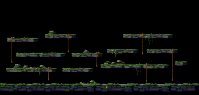
#> input picture assets/minimaps/Map_Rocky_Overlook_4.png, 199 x 95 px
$ python graph_waypoints.py assets/minimaps/Map_Rocky_Overlook_4.png
#> lines starting #> are read from the running program, lines starting #| are printed output that depends on the picture; after the words box and inside, x2 and y2 are one past the last pixel; in counts of white or black regions, pixels touching at a corner belong together
### src/map/waypoints_from_map.py
"""
Waypoints from map images: platform-centroid logic (same as mark_platform_centers.py).
Used by auto routine to derive waypoints from the matched minimap PNG.

If waypoints appear shifted (e.g. 50px too low), the map image may have a border the
in-game minimap doesn't. Use crop_top/crop_bottom/crop_left/crop_right (pixels), or
generate corrected waypoints with graph_waypoints.py and save as *_waypoints.json.
"""
import json
import os
import re
import cv2
import numpy as np

try:
    import pytesseract
    _PYTESSERACT_IMPORTED = True
except ImportError:
    pytesseract = None
    _PYTESSERACT_IMPORTED = False

# [22 lines left out: function load_map_image_for_match, not called in this run]


# Same constants as mark_platform_centers.py
BG_THRESHOLD = 15  # Increased from 5 to catch darker platforms
ERODE_SIZE = 2  # Reduced from 3 to preserve platform detection
MIN_PLATFORM_AREA = 30
MIN_ASPECT_RATIO = 2.0  # Platforms must be at least 2x wider than tall
PLATFORM_SHIFT_UP = 10  # Shift the lowest 3 waypoints up by this many pixels


def waypoints_from_map_image(
    img,
    crop_top=0,
    crop_bottom=0,
    crop_left=0,
    crop_right=0,
):
    """
    Compute platform centers from a map image (BGR or BGRA), return as relative (0-1) waypoints.
    Filters platforms by aspect ratio to exclude non-platform blobs.
    For the bottom-most platform, generates 3 waypoints at 1/4, 1/2, and 3/4 of its width.
    Only the lowest 3 waypoints (by y) are shifted up by PLATFORM_SHIFT_UP pixels.
    Coordinates are normalized by the content region after cropping (so crop compensates for
    borders that would otherwise shift points).
    :param img: numpy array (H, W, 3 or 4) from cv2.imread
    :param crop_top: pixels to exclude from top (use e.g. 50 if map has top border)
    :param crop_bottom: pixels to exclude from bottom
    :param crop_left: pixels to exclude from left
    :param crop_right: pixels to exclude from right
    :return: list of {"x": float, "y": float} in 0-1
    """
    if img is None:
        return []
    if img.ndim == 3 and img.shape[2] == 4:
        img = img[:, :, :3]
    gray = cv2.cvtColor(img, cv2.COLOR_BGR2GRAY)
    _, binary = cv2.threshold(gray, BG_THRESHOLD, 255, cv2.THRESH_BINARY)
    kernel = np.ones((ERODE_SIZE, ERODE_SIZE), np.uint8)
    eroded = cv2.erode(binary, kernel)
    num_labels, labels, stats, centroids = cv2.connectedComponentsWithStats(eroded)
    h_img, w_img = gray.shape[:2]

    # Content region after crop (same as game minimap if borders match)
    w_content = w_img - crop_left - crop_right
    h_content = h_img - crop_top - crop_bottom
    if w_content <= 0 or h_content <= 0:
        w_content, h_content = w_img, h_img
        crop_left = crop_right = crop_top = crop_bottom = 0

    # First pass: collect all valid platforms with aspect ratio filtering
    valid_platforms = []
    for i in range(1, num_labels):
        area = stats[i, cv2.CC_STAT_AREA]
        width = stats[i, cv2.CC_STAT_WIDTH]
        height = stats[i, cv2.CC_STAT_HEIGHT]
        x = stats[i, cv2.CC_STAT_LEFT]
        y = stats[i, cv2.CC_STAT_TOP]

        # Filter by area
        if area < MIN_PLATFORM_AREA:
            continue

        # Calculate aspect ratio and filter
        aspect_ratio = width / height if height > 0 else 0
        if aspect_ratio < MIN_ASPECT_RATIO:
            continue

        cx, cy = centroids[i]
        valid_platforms.append({
            'index': i,
            'cx': cx,
            'cy': cy,
            'x': x,
            'y': y,
            'width': width,
            'height': height,
            'area': area,
        })

    # Find the bottom-most platform (highest y-coordinate)
    bottom_platform_index = None
    if valid_platforms:
        bottom_platform = max(valid_platforms, key=lambda p: p['cy'])
        bottom_platform_index = bottom_platform['index']

    # Second pass: generate waypoints (unshifted); we'll shift only the lowest 3
    waypoints_raw = []
    for platform in valid_platforms:
        i = platform['index']
        cx = platform['cx']
        cy = platform['cy']
        x = platform['x']
        width = platform['width']

        if i == bottom_platform_index:
            # Bottom platform: 3 points at 1/4, 1/2, and 3/4 of width
            positions = [0.25, 0.5, 0.75]
            for pos_fraction in positions:
                px = x + width * pos_fraction
                py = cy
                waypoints_raw.append({
                    "px": px, "py": py,
                    "is_bottom_platform": True
                })
        else:
            # Regular platform: single center point
            px = cx
            py = cy
            waypoints_raw.append({
                "px": px, "py": py,
                "is_bottom_platform": False
            })

    # Find indices of the 3 waypoints with highest y (lowest on map); only those get shifted up
    indices_to_shift = sorted(
        range(len(waypoints_raw)),
        key=lambda idx: waypoints_raw[idx]["py"],
        reverse=True
    )[:3]
    for idx in indices_to_shift:
        waypoints_raw[idx]["py"] -= PLATFORM_SHIFT_UP

    # Normalize to 0-1 relative to content region (preserve original waypoint order)
    waypoints = []
    for w in waypoints_raw:
        x_rel = (w["px"] - crop_left) / w_content
        y_rel = (w["py"] - crop_top) / h_content
        waypoints.append({
            "x": round(x_rel, 4),
            "y": round(y_rel, 4),
            "is_bottom_platform": w["is_bottom_platform"]
        })
    return waypoints


# [32 lines left out: function waypoints_from_map_path, not called in this run]


# OCR: region where map name appears (top 20% height, left 40% width)
_OCR_ROI_WIDTH_FRAC = 0.40
_OCR_ROI_HEIGHT_FRAC = 0.20
_OCR_MATCH_MIN_SCORE = 0.5  # minimum score to accept OCR match (word overlap / containment)
# Default Windows Tesseract path when not on PATH (fail gracefully if missing)
_TESSERACT_CMD_WINDOWS = r"C:\Program Files\Tesseract-OCR\tesseract.exe"


# [110 lines left out: functions _is_ocr_available, _asset_filename_to_map_name, _normalize_for_match, _read_text_from_roi_ocr, _best_matching_asset_ocr, find_matching_map, not called in this run]

### graph_waypoints.py
"""
Draw waypoints (x, y in 0-1) on a map image to verify positions.
Use this to check if points are shifted (e.g. 50px too low) and tune crop_* or regenerate.

Usage (from project root):
  python graph_waypoints.py assets/minimaps/Map_Rocky_Overlook_4.png
  python graph_waypoints.py assets/minimaps/Map_Rocky_Overlook_4.png --waypoints Map_Rocky_Overlook_4_waypoints.json
  python graph_waypoints.py assets/minimaps/Map_Rocky_Overlook_4.png --crop-top 50

Output: same path with _waypoints_drawn.png
"""
import argparse
import json
import os
import sys

import cv2
import numpy as np

# Allow importing from src when run from project root
sys.path.insert(0, os.path.dirname(os.path.abspath(__file__)))
from src.map.waypoints_from_map import waypoints_from_map_image, waypoints_from_map_path


def draw_waypoints_on_image(map_path, waypoints, crop_top=0, crop_bottom=0, crop_left=0, crop_right=0):
    """
    Draw circles at each (x, y) on the map. (x, y) are 0-1 relative to the *content* region
    after crop (same convention as waypoints_from_map). So we draw at:
      px = crop_left + x * (w - crop_left - crop_right)
      py = crop_top  + y * (h - crop_top - crop_bottom)
    If waypoints were computed with no crop, crop_* are 0 and we draw at (x*w, y*h).
    """
    img = cv2.imread(map_path)
    if img is None:
        print(f"Could not load {map_path}")
        return None
    h, w = img.shape[:2]
    w_content = w - crop_left - crop_right
    h_content = h - crop_top - crop_bottom
    if w_content <= 0 or h_content <= 0:
        w_content, h_content = w, h
        crop_left = crop_right = crop_top = crop_bottom = 0
    out = img.copy()
    radius = max(8, min(w, h) // 80)
    for i, wp in enumerate(waypoints):
        x_rel = wp["x"]
        y_rel = wp["y"]
        px = int(round(crop_left + x_rel * w_content))
        py = int(round(crop_top + y_rel * h_content))
        cv2.circle(out, (px, py), radius, (0, 0, 255), 2)
        cv2.putText(out, str(i), (px - 6, py + 5), cv2.FONT_HERSHEY_SIMPLEX, 0.4, (255, 255, 255), 1)
    return out


def main():
    ap = argparse.ArgumentParser(description="Draw waypoints on a map image to verify (x,y).")
    ap.add_argument("map_path", help="Path to map PNG (e.g. assets/minimaps/Map_Rocky_Overlook_4.png)")
    ap.add_argument("--waypoints", "-w", help="Path to waypoints JSON (default: compute from map or use *_waypoints.json)")
    ap.add_argument("--crop-top", type=int, default=0, help="Crop this many pixels from top when computing waypoints")
    ap.add_argument("--crop-bottom", type=int, default=0)
    ap.add_argument("--crop-left", type=int, default=0)
    ap.add_argument("--crop-right", type=int, default=0)
    ap.add_argument("--output", "-o", help="Output image path (default: <map_base>_waypoints_drawn.png)")
    args = ap.parse_args()

    if not os.path.exists(args.map_path):
        print(f"File not found: {args.map_path}")
        return 1

    crop_top = crop_bottom = crop_left = crop_right = 0
    if args.waypoints and os.path.exists(args.waypoints):
        with open(args.waypoints, "r") as f:
            waypoints = json.load(f)
        print(f"Loaded {len(waypoints)} waypoints from {args.waypoints} (drawn at x*w, y*h)")
    else:
        # Compute waypoints (optionally with crop via _crop.json or CLI)
        base, _ = os.path.splitext(args.map_path)
        crop_path = base + "_crop.json"
        crop = {}
        if os.path.exists(crop_path):
            with open(crop_path, "r") as f:
                crop = json.load(f)
        crop_top = crop.get("crop_top", args.crop_top)
        crop_bottom = crop.get("crop_bottom", args.crop_bottom)
        crop_left = crop.get("crop_left", args.crop_left)
        crop_right = crop.get("crop_right", args.crop_right)
        img = cv2.imread(args.map_path)
#> img is the input picture: shape (95, 199, 3); mean B, G, R 8.4, 10.3, 9
        waypoints = waypoints_from_map_image(
            img,
            crop_top=crop_top,
            crop_bottom=crop_bottom,
            crop_left=crop_left,
            crop_right=crop_right,
        )
#> in waypoints_from_map_image, `gray = cv2.cvtColor(img, cv2.COLOR_BGR2GRAY)`:
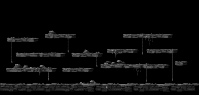
#> gray: shape (95, 199); min 0, max 140, mean 9.7
#> in waypoints_from_map_image, `_, binary = cv2.threshold(gray, BG_THRESHOLD, 255, cv2.THRESH_BINARY)`:
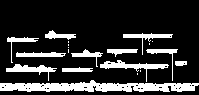
#> binary: shape (95, 199); 18.6% white; 20 white regions (8 under 20 px), largest, box (x1, y1, x2, y2) and area: (0, 80, 199, 92) 1502, (100, 60, 169, 82) 366, (6, 64, 57, 81) 284
#> in waypoints_from_map_image, `eroded = cv2.erode(binary, kernel)`:
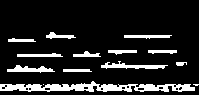
#> eroded: shape (95, 199); 13.1% white; 14 white regions (2 under 20 px), largest, box (x1, y1, x2, y2) and area: (0, 81, 195, 92) 1134, (101, 61, 168, 69) 249, (7, 65, 55, 73) 205
#> in waypoints_from_map_image, `num_labels, labels, stats, centroids = cv2.connectedComponentsWithStat..`:
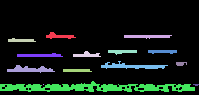
#> labels: shape (95, 199) int32; 15 distinct labels, from 0 to 14; one colour per label, 0 black
#> in waypoints_from_map_image, `num_labels, labels, stats, centroids = cv2.connectedComponentsWithStat..`: num_labels = 15; stats = 15 rows, first 6: [0, 0, 199, 95, 16434], [46, 32, 30, 7, 107], [124, 35, 48, 4, 142], [8, 38, 28, 4, 83], [73, 51, 28, 6, 98], [108, 50, 29, 5, 95]; centroids = 15 rows, first 8: [99.87, 43.54], [58.74, 35.69], [146.9, 36.01], [20.57, 39.95], [86.38, 54.54], [121.6, 51.18], [162.1, 51.11], [39.27, 54.96]
#> the loop in waypoints_from_map_image, `for i in range(1, num_labels):` made 14 passes
#> (area, width, height, x, y, aspect_ratio, cx, cy) on passes 1 to 8: (107, 30, 7, 46, 32, 4.29, 58.74, 35.69), (142, 48, 4, 124, 35, 12, 146.9, 36.01), (83, 28, 4, 8, 38, 7, 20.57, 39.95), (98, 28, 6, 73, 51, 4.67, 86.38, 54.54), (95, 29, 5, 108, 50, 5.8, 121.6, 51.18), (92, 29, 4, 148, 50, 7.25, 162.1, 51.11), (138, 46, 4, 17, 53, 11.5, 39.27, 54.96), (249, 67, 8, 101, 61, 8.38, 131.7, 65.78)
#> after the loop in waypoints_from_map_image, `for i in range(1, num_labels):`: valid_platforms = 12 items
#> in waypoints_from_map_image, `bottom_platform = max(valid_platforms, key=lambda p: p['cy'])`: bottom_platform = {'index': 12, 'cx': 95.08, 'cy': 87.17, 'x': 0, 'y': 81, 'width': 195, 'height': 11, 'area': 1134}
#> in waypoints_from_map_image, `bottom_platform_index = bottom_platform['index']`: bottom_platform_index = 12
#> the loop in waypoints_from_map_image, `for platform in valid_platforms:` made 12 passes
#> (cx, cy, x, width, px, py) on passes 1 to 8: (58.74, 35.69, 46, 30, 58.74, 35.69), (146.9, 36.01, 124, 48, 146.9, 36.01), (20.57, 39.95, 8, 28, 20.57, 39.95), (86.38, 54.54, 73, 28, 86.38, 54.54), (121.6, 51.18, 108, 29, 121.6, 51.18), (162.1, 51.11, 148, 29, 162.1, 51.11), (39.27, 54.96, 17, 46, 39.27, 54.96), (131.7, 65.78, 101, 67, 131.7, 65.78)
#> after the loop in waypoints_from_map_image, `for platform in valid_platforms:`: waypoints_raw = 14 items
#> in waypoints_from_map_image, `indices_to_shift = sorted( range(len(waypoints_raw)), key=lambda idx: ..`: indices_to_shift = [11, 12, 13]
#> the loop in waypoints_from_map_image, `for idx in indices_to_shift:` made 3 passes
#> the loop in waypoints_from_map_image, `for w in waypoints_raw:` made 14 passes
#> (w, x_rel, y_rel) on passes 1 to 6: ({'px': 58.74, 'py': 35.69, 'is_bottom_platform': False}, 0.295, 0.376), ({'px': 146.9, 'py': 36.01, 'is_bottom_platform': False}, 0.738, 0.379), ({'px': 20.57, 'py': 39.95, 'is_bottom_platform': False}, 0.103, 0.421), ({'px': 86.38, 'py': 54.54, 'is_bottom_platform': False}, 0.434, 0.574), ({'px': 121.6, 'py': 51.18, 'is_bottom_platform': False}, 0.611, 0.539), ({'px': 162.1, 'py': 51.11, 'is_bottom_platform': False}, 0.815, 0.538)
#> after the loop in waypoints_from_map_image, `for w in waypoints_raw:`: waypoints = 14 items
#> waypoints = 14 items
        print(f"Computed {len(waypoints)} waypoints (crop: t={crop_top} b={crop_bottom} l={crop_left} r={crop_right})")
#| Computed 14 waypoints (crop: t=0 b=0 l=0 r=0)

    out_img = draw_waypoints_on_image(
        args.map_path,
        waypoints,
        crop_top=crop_top,
        crop_bottom=crop_bottom,
        crop_left=crop_left,
        crop_right=crop_right,
    )
#> the loop in draw_waypoints_on_image, `for i, wp in enumerate(waypoints):` made 14 passes
#> (x_rel, y_rel, px, py) on passes 1 to 8: (0.295, 0.376, 59, 36), (0.738, 0.379, 147, 36), (0.103, 0.42, 21, 40), (0.434, 0.574, 86, 55), (0.611, 0.539, 122, 51), (0.815, 0.538, 162, 51), (0.197, 0.579, 39, 55), (0.662, 0.693, 132, 66)
#> after the loop in draw_waypoints_on_image, `for i, wp in enumerate(waypoints):`:
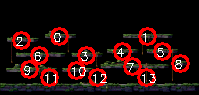
#> out: shape (95, 199, 3); 12.87% of pixels changed, all inside (x1, y1, x2, y2) = (12, 27, 190, 87)
    if out_img is None:
        return 1

    if args.output:
        out_path = args.output
    else:
        base, _ = os.path.splitext(args.map_path)
        out_path = base + "_waypoints_drawn.png"
    cv2.imwrite(out_path, out_img)
    print(f"Saved {out_path} — open to verify waypoint positions.")
    return 0


if __name__ == "__main__":
    sys.exit(main())
#> (the program exits here)
